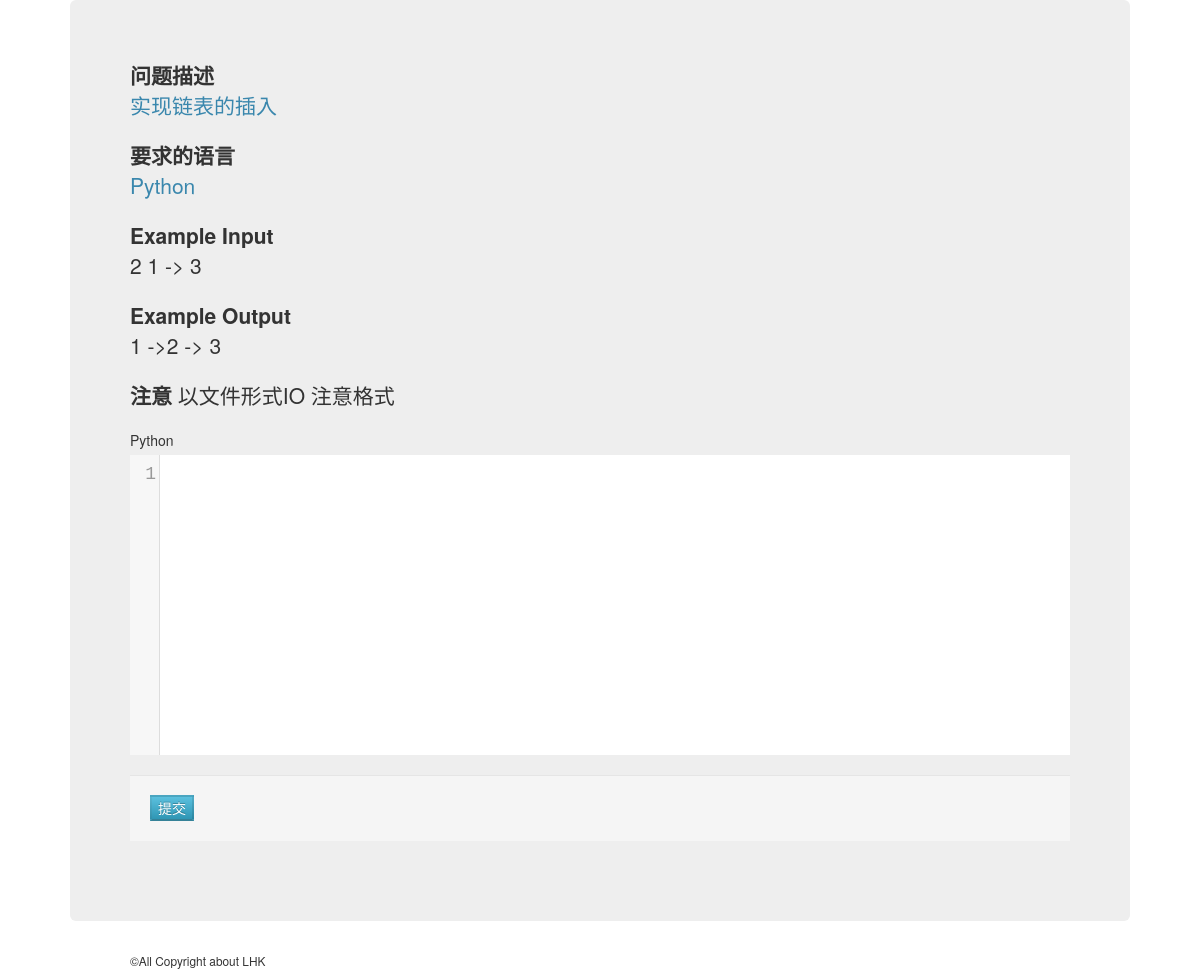
Screenshot of /Tapp/courses/design/2/ with the database file from the repository.
### Tapp/models.py (models this page shows, shortened)
class DesignQuestion(models.Model): # 程序设计题
    knowledge = models.ForeignKey(Knowledge,on_delete=models.CASCADE) # 对应知识
    question_text = models.CharField(max_length=200) # 问题描述
    question_language = models.CharField(max_length=30,choices=[('C','C language'),('C++','C plus plus'),('Python','Python'),('Verilog','Verilog')]) # 需要的语言
    total_submit = models.IntegerField(default=0) # 总提交人数
    correct_submit = models.IntegerField(default=0) # 正确人数
    example_input = models.TextField(default="No") # 示例输入
    example_output = models.TextField(default="No") # 示例输出
    inputFile = models.FileField(default="Files/empty.json", upload_to="Files/") # 输入用例
    outputFile = models.FileField(default="Files/empty.json", upload_to="Files/") # 输出结果
    question_analysis = models.TextField(default="no") # 正确代码 -- 用于比对

### Tapp/views.py (the view)
# urls.py: path('courses/design/<int:pk>/',views.DesignDetail ,name="designDetail"),
def DesignDetail(request,pk):
    try:
        design = DesignQuestion.objects.get(pk=pk)
        codetype = getTextType(design.question_language)
        context = {
            "design":design,
            "textType":codetype
        }
        return render(request,"Tapp/designDetail.html",context)
    except Exception:
        return HttpResponse("<h1>No such design question<h1>")

### Tapp/views.py (called while the page is built)
def getTextType(lang:str):
    return textType[lang]

### Tapp/templates/Tapp/designDetail.html (shortened to what this page needs)
<head>
    {% load static %}
    <link rel="stylesheet" href="{% static 'Tapp/css/bootstrap.css' %}">
    <link rel="stylesheet" href='{% static "Tapp/codemirror/lib/codemirror.css" %}'>
</head>
<body>
    <div class="container hero-unit">
    {% if design %}
        <p class="lead"><strong>问题描述</strong> <br> <span class="text-info">{{ design.question_text }}</span> </p>
        <p class="lead"><strong>要求的语言</strong> <br> <span class="text-info"> {{ design.question_language }}</span> </p>
        <p class="lead"><strong>Example Input</strong><br>{{ design.example_input }} </p>
        <p class="lead"><strong>Example Output</strong> <br> {{ design.example_output }} </p>
        <p class="lead"><strong>注意</strong> 以文件形式IO 注意格式 </p>
        <form action="{% url 'Tapp:handleDesign' design.id %}" method="POST" >
            <div class="">
                <label for="code">{{ design.question_language }}</label>
            </div>
            <div class="form-actions">
                <button class="btn-info">提交</button>
            </div>
        </form>
    {% else %}
    <p class="lead">No such design question</p>
    {% endif %}
    </div>
</body>
<footer>
    <div class="container">
        <small>&COPY;All Copyright about LHK</small>
    </div>
</footer>

### rows the page displays
DesignQuestion: question_text "实现链表的插入", question_language "Python", example_input "2 1 -> 3", example_output "1 ->2 -> 3"
